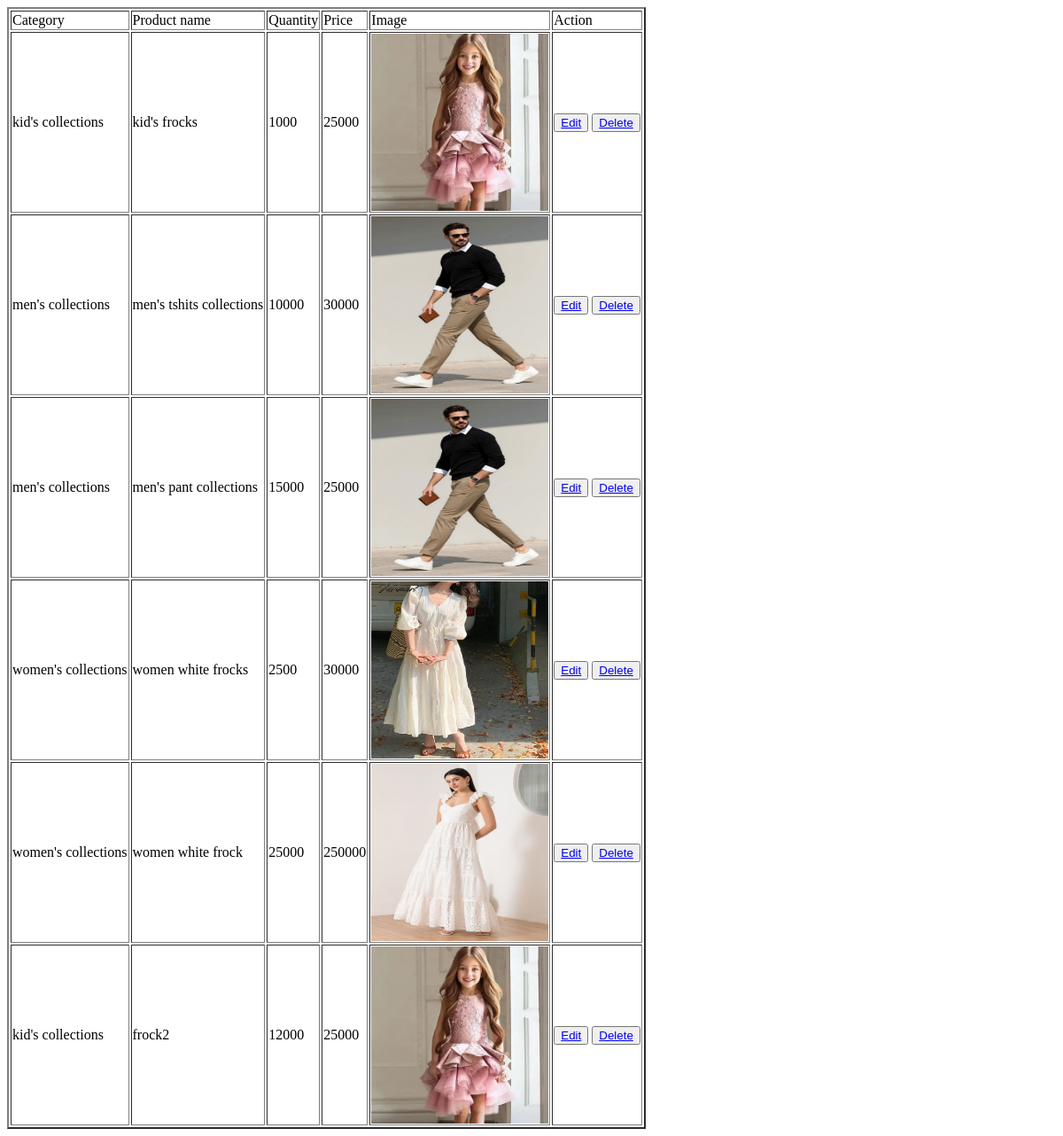
Before: /p_table/ with the older database file.
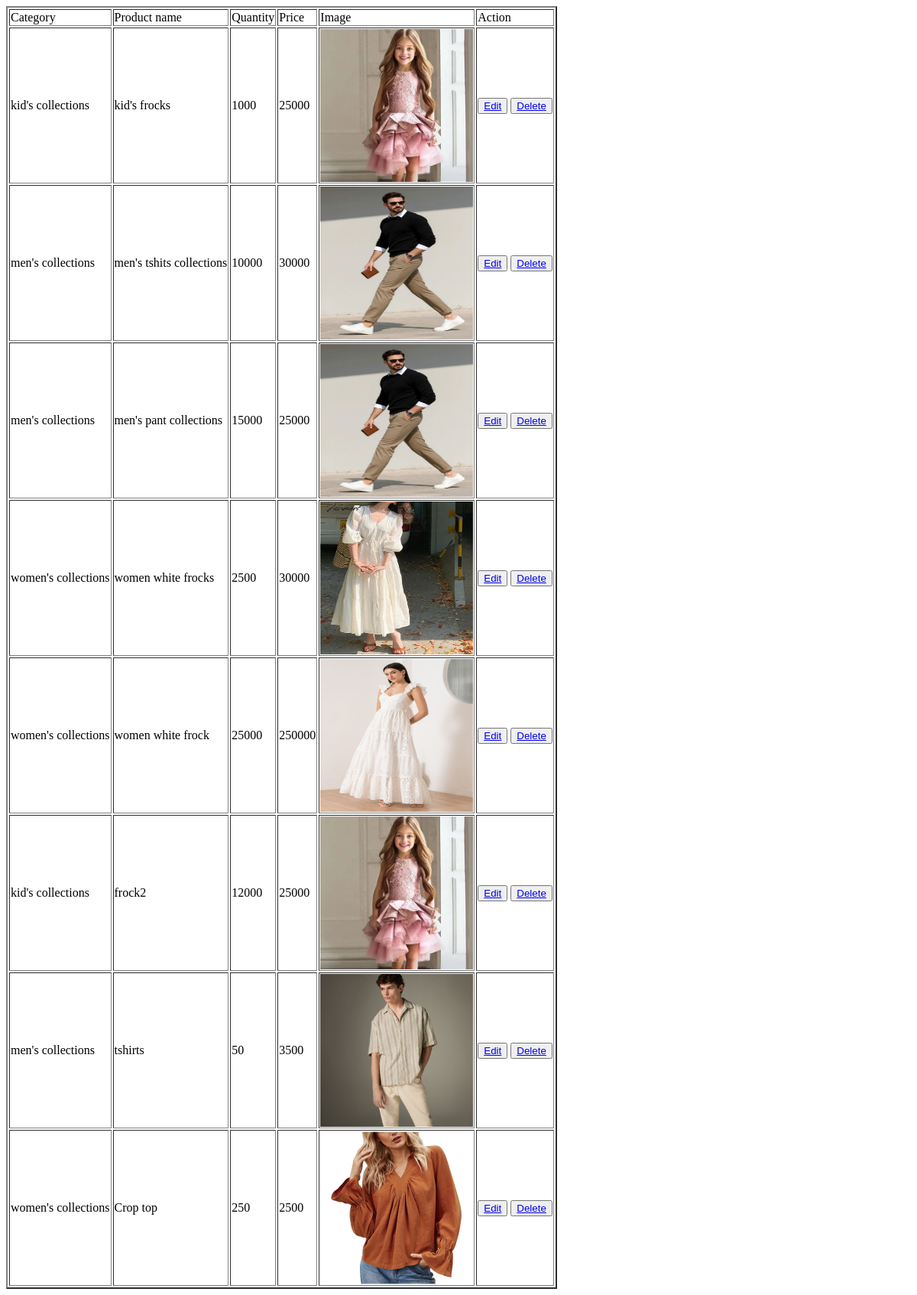
After: the same page with the newer database file.
### backend/models.py (models this page shows)
class protable(models.Model):
    category = models.ForeignKey(pro_category, on_delete=models.CASCADE)
    pro_name=models.CharField(max_length=50)
    qty=models.IntegerField()
    price = models.IntegerField()
    p_image=models.ImageField(upload_to="product_image")

class pro_category(models.Model):
    pro_name=models.CharField(max_length=50)
    pro_description=models.CharField(max_length=200)
    pro_cat_image=models.ImageField(upload_to="category_image")
    def __str__(self):
        return self.pro_name

### backend/views.py (the view)
# urls.py: path("p_table/",p_table),
def p_table(request):
    data = protable.objects.all()
    return render(request,"product_table.html",{"data":data})

### frontend/context_processors.py (called while the page is built)
def cart_count(request):
    if request.user.is_authenticated:
        count = Cart.objects.filter(user=request.user).count()
    else:
        count = 0
    return {'cart_count': count}

### backend/templates/product_table.html
<table border="2">
    <tr>
        <td>Category</td>
        <td>Product name</td>
        <td>Quantity</td>
        <td>Price</td>
        <td>Image</td>
        <td>Action</td>
    </tr>
        {% for i in data %}
    <tr>
        <td>{{i.category}}</td>
        <td>{{i.pro_name}}</td>
        <td>{{i.qty}}</td>
        <td>{{i.price}}</td>
        <td><img src="{{i.p_image.url}}" alt="" height="200px" width="200px"></td>
        <td>
            <button><a href="{% url 'p_edit' dataid=i.id %}">Edit</a></button>
            <button><a href="{% url 'p_delete' dataid=i.id %}">Delete</a></button>
        </td>
    </tr>
    {% endfor %}
</table>

Changed rows visible on the page:
added protable: category "men's collections", pro_name "tshirts", qty "50", price "3500", p_image (picture)
added protable: category "women's collections", pro_name "Crop top", qty "250", price "2500", p_image (picture)
